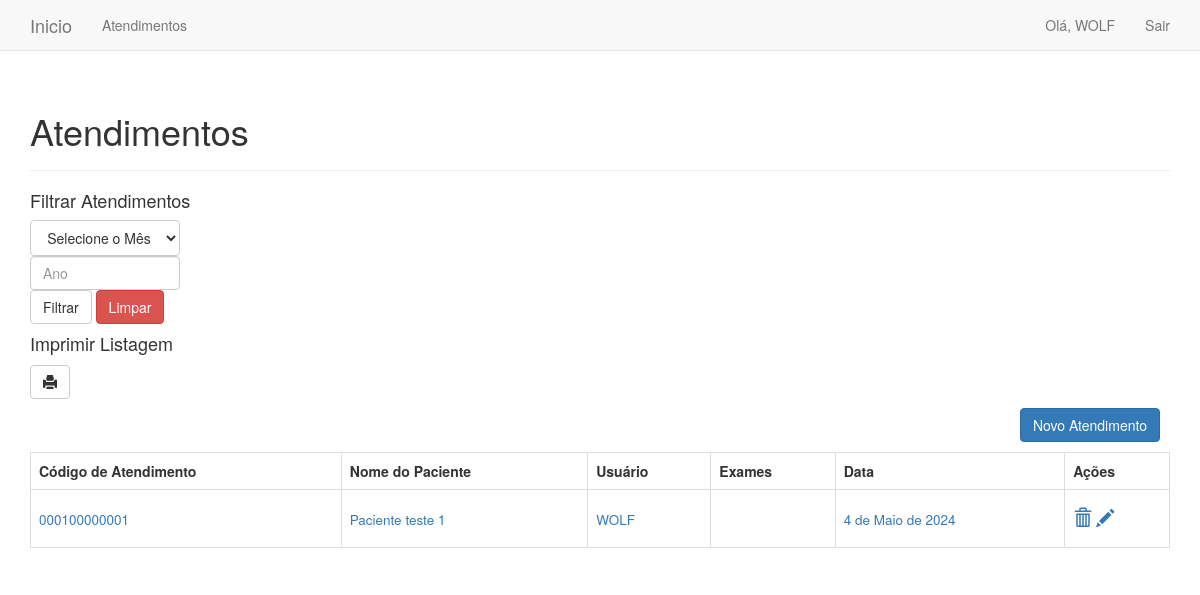
The app's page /atendimentos (signed in), older data.
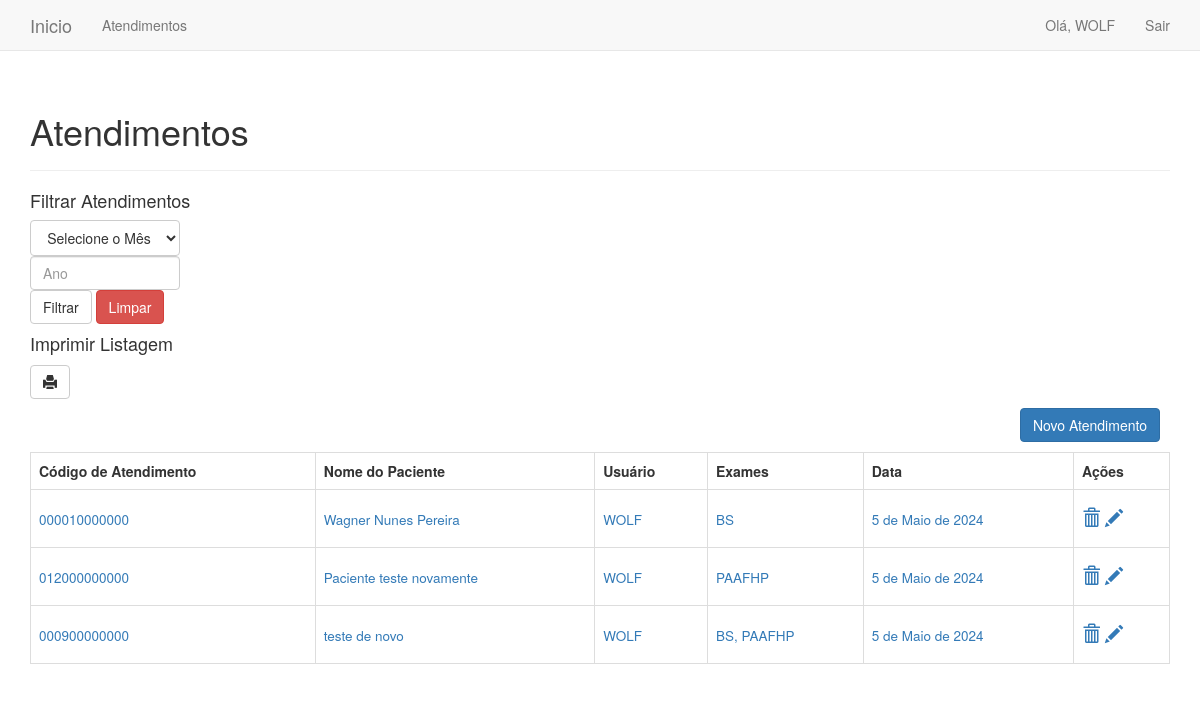
The same page, newer data.
### atendimentos/models.py (models this page shows, shortened)
class Atendimento (models.Model):
    codigo = models.CharField(max_length=12)
    nomePaciente = models.CharField(max_length=200)
    dataAtendimento = models.DateField(auto_now_add=True)
    usuario = models.ForeignKey(User, on_delete=models.CASCADE)
    exames = models.ManyToManyField("Exame", through="ExameQtd")
    def __str__ (self):
        exames = list(self.exames.all())
        ex = []
        for exame in exames:
            ex.append(exame.mnemonico)
        ex = str(ex)
        ex = ex.replace("[","")
        ex = ex.replace("]","")
        ex = ex.replace("'","")
        ex = ex.replace(" ","")
        ex = ex.replace(",",", ")
        return ex

class Exame(models.Model):
    mnemonico = models.CharField(max_length=10)
    nomeExame = models.CharField(max_length=100)
    mneapoio = models.CharField(max_length=10)
    valor = models.FloatField(max_length=10)
    atendimentos = models.ManyToManyField("Atendimento", through="ExameQtd")

### atendimentos/views.py (the view, shortened to what this page needs)
# urls.py: path('atendimentos', views.atendimentos, name ='atendimentos'),
@login_required
def atendimentos(request):
    if request.method != 'POST':
        atendimentos = Atendimento.objects.order_by('dataAtendimento')
        paginator = Paginator(atendimentos, 15)
        page_number = request.GET.get("page")
        page_obj = paginator.get_page(page_number)
        context = {'atendimentos': atendimentos, 'page_obj':page_obj}
        return render(request, 'atendimentos/atendimentos.html', context)

### atendimentos/templates/atendimentos/atendimentos.html (shortened to what this page needs)
{%extends "atendimentos/base.html"%}
{%load bootstrap3%}
{%block header%}
{%if not filtrado%}
<h1>Atendimentos</h1>
{%else%}
<h1>Atendimentos do Mês {{mesnome}} do ano de {{ano}}</h1>
{%endif%}
    {%endblock header%}
{% block content%}
<div>
    <h4>Filtrar Atendimentos</h2>
    <form action="/atendimentos" method="post" class="form">
        <select class="btn btn-default form-select pull" name="mes" required>
            <option value="" selected>Selecione o Mês</option>
          </select>
            <input type="text" class="form-control" name= "ano" placeholder="Ano" required aria-describedby="basic-addon1">
            {%buttons%}
            <button name="submit" class="btn btn-default" aria-label="Left Align">Filtrar</button>
            <a href="{%url 'atendimentos'%}"class="btn btn-danger" aria-label="Left Align">Limpar</a>
        {%endbuttons%}
    </form>
</div>
<div>
  <h4>Imprimir Listagem</h2>
    {%if not filtrado%}
    <a href="{%url 'report'%}"target="_blank" class="btn btn-default glyphicon glyphicon-print" aria-label="Left Align"></a>
  {%endif%}
</div>
<table class="table table-bordered ">
        <a class="btn btn-primary pull-right" style="margin:10px" aria-label="Left Align" href="{% url 'new_atendimento'%}">Novo Atendimento</a>
        <tr>
            <th class="tableheader" scope="col">Código de Atendimento</th>
            <th class="tableheader" scope="col">Nome do Paciente</th>
            <th class="tableheader" scope="col">Usuário</th>
            <th class="tableheader" scope="col">Exames</th>
            <th class="tableheader" scope="col">Data</th>
            <th class="tableheader" scope="col">Ações</th>
          </tr>
    {% for atendimento in page_obj %}
        <tr>
        <td>
            <h4>
                 <small><a title="Clique para visualizar o Atendimento" href="{% url 'atendimento' atendimento.id%}">{{atendimento.codigo}}</a></small>
            </h4>
        </td>
        <td>
            <h4>
                 <small><a title="Clique para visualizar o Atendimento" href="{% url 'atendimento' atendimento.id%}">{{atendimento.nomePaciente}}</a></small>
            </h4>
        <td>
            <h4>
                 <small>   <a class="text-uppercase" title="Clique para visualizar o Atendimento" href="{% url 'atendimento' atendimento.id%}">{{atendimento.usuario}}</a></small>
            </h4>
        </td>
        <td>
            <h4>
                 <small><a class="" title="Clique para visualizar o Atendimento" href="{% url 'atendimento' atendimento.id%}">{{atendimento}}</a></small>
            </h4>
        </td>
        <td>
            <h4>
                 <small><a title="Clique para visualizar o Atendimento" href="{% url 'atendimento' atendimento.id%}">{{atendimento.dataAtendimento}}</a></small>
            </h4>
        </td>
        <td>
            <h4>
                 <a title="Apagar Atendimento" class="glyphicon glyphicon-trash" onclick="return confirm('Tem certeza que deseja excluir?')" href="{% url 'delete_atendimento' atendimento.id%}"></a>
                 <a title="Editar Atendimento" class="glyphicon glyphicon-pencil" href="{% url 'edit_atendimento' atendimento.id%}"></a>
            </h4>
        </td>
        </td>
        </tr>
         {%empty%}
         <td>
        <h4>Não há atendimentos</h4>
        </td>
    {% endfor %}
    </table>
{%endblock content%}

### atendimentos/templates/atendimentos/base.html (shortened to what this page needs)
 {%load bootstrap3%}
 <!DOCTYPE html>
 <html lang="pt-br">
 <head>
    {%bootstrap_css%}
 </head>
 <body>
    <nav class="navbar navbar-default navbar-static-top">
        <div class="container">
            <div class="navbar-header">
                <a class="navbar-brand" href="{% url 'index' %}">Inicio</a>
            </div>
            <div id="navbar" class="collapse navbar-collapse">
                <ul class="nav navbar-nav">
                    <li><a href="{% url 'atendimentos' %}">Atendimentos</a></li>
                </ul>
                <ul class="nav navbar-nav navbar-right">
                    {%if user.is_authenticated%}
                        <li><a>Olá, {{ user.username.upper }}</a></li>
                        <li><a href="{%url 'logout'%}">Sair</a></li>
                    {%else%}
                    <li><a href="{%url 'register'%}">Registrar</a></li>
                    <li><a href="{%url 'login'%}">Entrar</a></li>
                    {%endif%}
                </ul>
            </div>
        </div>
    </nav>
    <div class="container">
        <div class="page-header">
            {%block header%} {%endblock header%}
        </div>
        <div>
            {% block content%} {%endblock content%}
        </div>
    </div>
 </body>
 </html>

### atendimentos/templates/atendimentos/atendimentos.html (style rules this page uses)
.form-control { max-width: 13.2%; }

Row changes from the older to the newer data that the page shows:
changed Atendimento: codigo "000100000001" → "000010000000"; nomePaciente "Paciente teste 1" → "Wagner Nunes Pereira"; id.mnemonico (not shown) → "BS"; dataAtendimento "4 de Maio de 2024" → "5 de Maio de 2024"
added Atendimento: codigo "012000000000", nomePaciente "Paciente teste novamente", usuario "WOLF", id.mnemonico "PAAFHP", dataAtendimento "5 de Maio de 2024"
added Atendimento: codigo "000900000000", nomePaciente "teste de novo", usuario "WOLF", id.mnemonico "BS, PAAFHP", dataAtendimento "5 de Maio de 2024"
